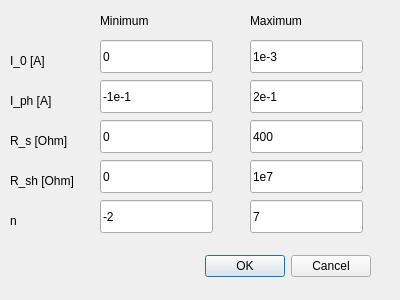
<?xml version="1.0" encoding="UTF-8"?>
<ui version="4.0">
 <class>fit_limits</class>
 <widget class="QDialog" name="fit_limits">
  <property name="geometry">
   <rect>
    <x>0</x>
    <y>0</y>
    <width>400</width>
    <height>300</height>
   </rect>
  </property>
  <property name="windowTitle">
   <string>Set Parameter Bounds</string>
  </property>
  <widget class="QDialogButtonBox" name="buttonBox">
   <property name="geometry">
    <rect>
     <x>30</x>
     <y>250</y>
     <width>341</width>
     <height>32</height>
    </rect>
   </property>
   <property name="orientation">
    <enum>Qt::Horizontal</enum>
   </property>
   <property name="standardButtons">
    <set>QDialogButtonBox::Cancel|QDialogButtonBox::Ok</set>
   </property>
  </widget>
  <widget class="QLabel" name="label">
   <property name="geometry">
    <rect>
     <x>10</x>
     <y>50</y>
     <width>81</width>
     <height>21</height>
    </rect>
   </property>
   <property name="text">
    <string>I_0 [A]</string>
   </property>
  </widget>
  <widget class="QLabel" name="label_2">
   <property name="geometry">
    <rect>
     <x>10</x>
     <y>90</y>
     <width>81</width>
     <height>21</height>
    </rect>
   </property>
   <property name="text">
    <string>I_ph [A]</string>
   </property>
  </widget>
  <widget class="QLabel" name="label_3">
   <property name="geometry">
    <rect>
     <x>10</x>
     <y>130</y>
     <width>81</width>
     <height>21</height>
    </rect>
   </property>
   <property name="text">
    <string>R_s [Ohm]</string>
   </property>
  </widget>
  <widget class="QLabel" name="label_4">
   <property name="geometry">
    <rect>
     <x>10</x>
     <y>170</y>
     <width>81</width>
     <height>21</height>
    </rect>
   </property>
   <property name="text">
    <string>R_sh [Ohm]</string>
   </property>
  </widget>
  <widget class="QLabel" name="label_5">
   <property name="geometry">
    <rect>
     <x>10</x>
     <y>210</y>
     <width>41</width>
     <height>21</height>
    </rect>
   </property>
   <property name="text">
    <string>n</string>
   </property>
  </widget>
  <widget class="QLabel" name="label_6">
   <property name="geometry">
    <rect>
     <x>100</x>
     <y>10</y>
     <width>81</width>
     <height>21</height>
    </rect>
   </property>
   <property name="text">
    <string>Minimum</string>
   </property>
  </widget>
  <widget class="QLabel" name="label_7">
   <property name="geometry">
    <rect>
     <x>250</x>
     <y>10</y>
     <width>111</width>
     <height>21</height>
    </rect>
   </property>
   <property name="text">
    <string>Maximum</string>
   </property>
  </widget>
  <widget class="QLineEdit" name="lineEdit">
   <property name="geometry">
    <rect>
     <x>100</x>
     <y>40</y>
     <width>113</width>
     <height>33</height>
    </rect>
   </property>
   <property name="text">
    <string>0</string>
   </property>
  </widget>
  <widget class="QLineEdit" name="lineEdit_2">
   <property name="geometry">
    <rect>
     <x>250</x>
     <y>40</y>
     <width>113</width>
     <height>33</height>
    </rect>
   </property>
   <property name="text">
    <string>1e-3</string>
   </property>
  </widget>
  <widget class="QLineEdit" name="lineEdit_3">
   <property name="geometry">
    <rect>
     <x>100</x>
     <y>80</y>
     <width>113</width>
     <height>33</height>
    </rect>
   </property>
   <property name="text">
    <string>-1e-1</string>
   </property>
  </widget>
  <widget class="QLineEdit" name="lineEdit_4">
   <property name="geometry">
    <rect>
     <x>100</x>
     <y>120</y>
     <width>113</width>
     <height>33</height>
    </rect>
   </property>
   <property name="text">
    <string>0</string>
   </property>
  </widget>
  <widget class="QLineEdit" name="lineEdit_5">
   <property name="geometry">
    <rect>
     <x>100</x>
     <y>160</y>
     <width>113</width>
     <height>33</height>
    </rect>
   </property>
   <property name="text">
    <string>0</string>
   </property>
  </widget>
  <widget class="QLineEdit" name="lineEdit_6">
   <property name="geometry">
    <rect>
     <x>250</x>
     <y>80</y>
     <width>113</width>
     <height>33</height>
    </rect>
   </property>
   <property name="text">
    <string>2e-1</string>
   </property>
  </widget>
  <widget class="QLineEdit" name="lineEdit_7">
   <property name="geometry">
    <rect>
     <x>250</x>
     <y>120</y>
     <width>113</width>
     <height>33</height>
    </rect>
   </property>
   <property name="text">
    <string>400</string>
   </property>
  </widget>
  <widget class="QLineEdit" name="lineEdit_8">
   <property name="geometry">
    <rect>
     <x>250</x>
     <y>160</y>
     <width>113</width>
     <height>33</height>
    </rect>
   </property>
   <property name="text">
    <string>1e7</string>
   </property>
  </widget>
  <widget class="QLineEdit" name="lineEdit_9">
   <property name="geometry">
    <rect>
     <x>100</x>
     <y>200</y>
     <width>113</width>
     <height>33</height>
    </rect>
   </property>
   <property name="text">
    <string>-2</string>
   </property>
  </widget>
  <widget class="QLineEdit" name="lineEdit_10">
   <property name="geometry">
    <rect>
     <x>250</x>
     <y>200</y>
     <width>113</width>
     <height>33</height>
    </rect>
   </property>
   <property name="text">
    <string>7</string>
   </property>
  </widget>
 </widget>
 <resources/>
 <connections>
  <connection>
   <sender>buttonBox</sender>
   <signal>accepted()</signal>
   <receiver>fit_limits</receiver>
   <slot>accept()</slot>
   <hints>
    <hint type="sourcelabel">
     <x>248</x>
     <y>254</y>
    </hint>
    <hint type="destinationlabel">
     <x>157</x>
     <y>274</y>
    </hint>
   </hints>
  </connection>
  <connection>
   <sender>buttonBox</sender>
   <signal>rejected()</signal>
   <receiver>fit_limits</receiver>
   <slot>reject()</slot>
   <hints>
    <hint type="sourcelabel">
     <x>316</x>
     <y>260</y>
    </hint>
    <hint type="destinationlabel">
     <x>286</x>
     <y>274</y>
    </hint>
   </hints>
  </connection>
 </connections>
</ui>
